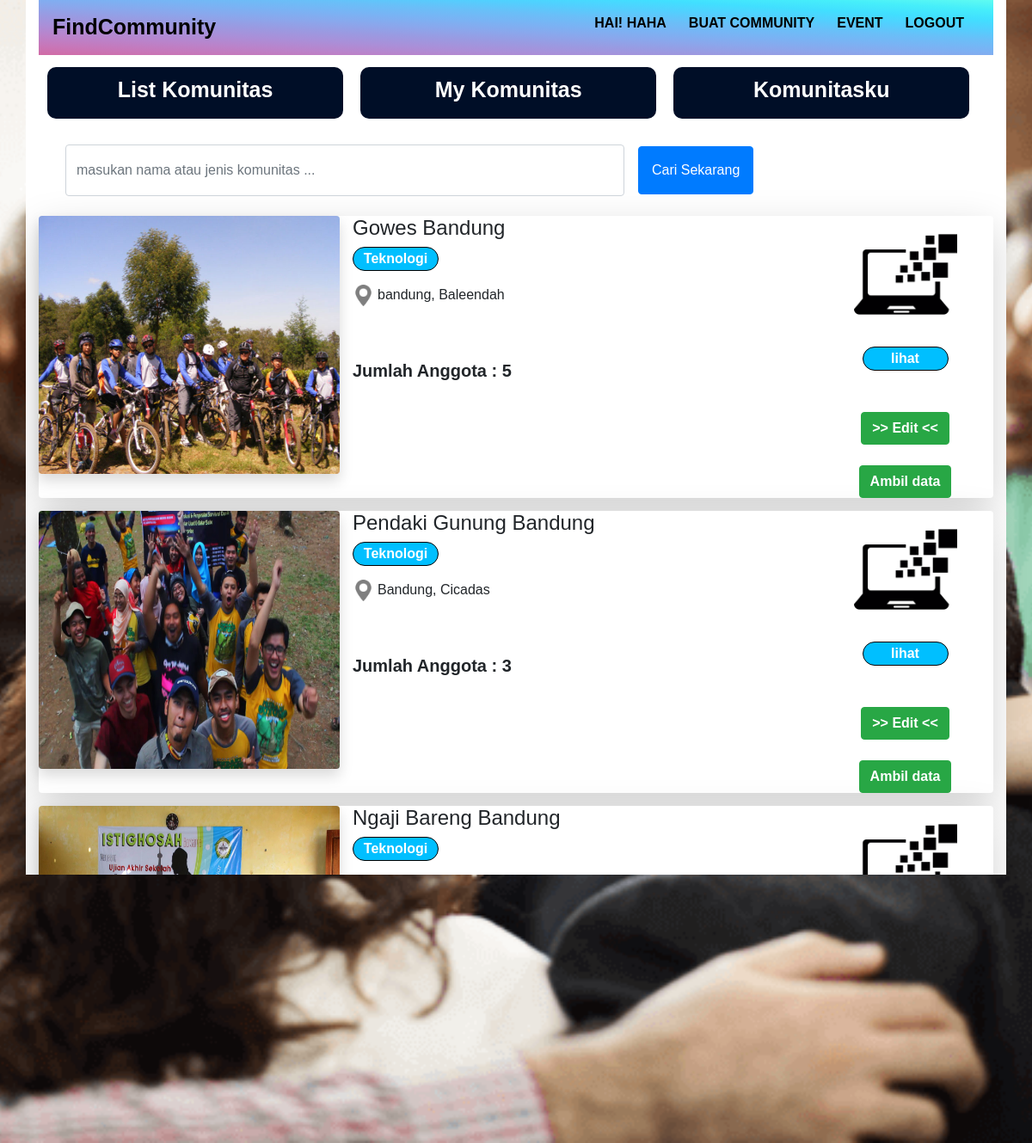
Screenshot of /komunitasku.php (signed in) with the database file from the repository.
### tables this page shows
CREATE TABLE `communitas` (
  `id` int(11) NOT NULL,
  `nama_ketua` varchar(50) DEFAULT NULL,
  `nama_komunitas` varchar(50) DEFAULT NULL,
  `no_telp` varchar(50) DEFAULT NULL,
  `maps` varchar(50) DEFAULT NULL,
  `alamat` varchar(50) DEFAULT NULL,
  `jenis_komunitas` varchar(50) DEFAULT NULL,
  `deskrisi` varchar(25555) DEFAULT NULL,
  `nama` varchar(50) DEFAULT NULL,
  `jml_anggota` int(255) DEFAULT NULL,
  `form` varchar(25555) DEFAULT NULL,
  `rating` varchar(255) DEFAULT NULL,
  `id_pembuat` int(11) DEFAULT NULL
);

### komunitasku.php (the view, shortened to what this page needs)
<!doctype html>
<html lang="en">
  <head>
    <link rel="stylesheet" href="https://stackpath.bootstrapcdn.com/bootstrap/4.3.1/css/bootstrap.min.css">
    <link rel="stylesheet" type="text/css"  href="style.css">
  </head>
  <body>
  <div class="container semua">
    <nav class="navbar navbar-expand-lg">
        <a class="navbar-brand" href="menu.php">FindCommunity</a>
        <div class="collapse navbar-collapse" id="navbarNavAltMarkup">
          <div class="navbar-nav navbar-toogler ml-auto">
            <a class="nav-item nav-link" href=""><b>Hai! <?php echo $_SESSION['username'];?></b>
            </a>
            <a class="nav-item nav-link" href="buat_comu.php"><b>Buat Community</b></a>
            <a class="nav-item nav-link" href="event/"><b>Event</b></a>
            <a class="nav-item nav-link" href="logout.php"><b>Logout</b></a>
          </div>
        </div>
    </nav>
    <div class="daftar mt-1">
        <div class="b">
        <a class="nav-item nav-link text-center" href="menu.php"><b>List Komunitas</b></a>
        </div>
        <div class="b">
        <a class="nav-item nav-link text-center" href="my_communitas.php"><b>My Komunitas</b></a>
        </div>
        <div class="b">
        <a class="nav-item nav-link text-center" href="komunitasku.php"><b>Komunitasku</b></a>
        </div>
    </div>
    <div class="pencarian">
      <div class="container">
        <div class="row Search">
          <div class="col serachbebas">
               <form class="form-inline" action="sercing.php" method="post">
                  <div class="form-group mx-sm-3 mb-2">
                    <input type="text" class="form-control" id="inputPassword2" name="nama" placeholder="masukan nama atau jenis komunitas ...">
                  </div>
                  <button type="submit" class="btn btn-primary mb-2" style="padding: 15px;">Cari Sekarang</button>
                </form>
          </div>
        </div>
      </div>
    </div>
    <?php
    include 'koneksi.php';
    $nama = $_SESSION['username'];
    $data =   mysqli_query($koneksi, "select * from user where username ='$nama'");
      $s = mysqli_fetch_assoc($data);
      $user1 = $s['id'];
    $data = "SELECT * FROM communitas where id_pembuat='$user1'";
    $result = mysqli_query($koneksi, $data);
    while($d = mysqli_fetch_array($result)){
      ?>
    <div class="list">
      <div class="container shadow-lg  rounded listcommunity">
         <div class="row">
            <img src="<?php echo "file/".$d['nama']; ?>" class="gambar shadow rounded" alt="Responsive image" width="350" height="300">
            <div class="col-6">
              <div class="col">
                  <div class="row" id="judul">
                   <h4><?php echo $d['nama_komunitas'];?></h4>
                  </div>
                  <div class="row aku">
                      <form action="contoh.php" method="post">
                        <input type="submit" class="rounded-pill float-left" name="submit"  value="<?php echo $d['jenis_komunitas'];?>">
                      </form>
                  </div>
                  <div class="row mt-3 contoh">
                        <img src="img/lokasi.png" class="img-fluid" alt="Responsive image">
                        <p class="ml-1"><?php echo $d['alamat'];?></p>
                  </div>
                  <div class="row mt-5 lue">
                    <h5>Jumlah Anggota : <?php echo $d['jml_anggota'];?></h5>
                  </div>
              </div>
            </div>
            <div class="col-sm logo text-center">
              <?php if ($d['jenis_komunitas'] == 'Teknologi') : ?>
              <img src="icon/teknologi.png" class="img-fluid mt-2" alt="Responsive image">
              <?php elseif ($d['jenis_komunitas'] == 'Olahraga') : ?>
                <img src="icon/sport.png" class="img-fluid mt-2" alt="Responsive image">
                <?php elseif ($d['jenis_komunitas'] == 'Pendidikan') : ?>
                <img src="icon/ilmu.png" class="img-fluid mt-2" alt="Responsive image">
                <?php elseif ($d['jenis_komunitas'] == 'Other') : ?>
                <img src="icon/other.png" class="img-fluid mt-2" alt="Responsive image">
                <?php endif; ?>
              <form action="detail.php?id=<?php echo $d['id'];?>" method="post">
                 <input type="submit" class="rounded-pill mt-4" name="submit"  value="lihat"
                 >
              </form>
              <br>
              <br>
              <a href="edit.php?id=<?php echo $d['id'];?>" class="btn btn-success"> <b>>> Edit <<</b></a>
              <br>
              <br>
              <a href="excel.php?id=<?php echo $d['id'];?>" class="btn btn-success"> <b>Ambil data</b></a>
            </div>
          </div>
      </div>
    </div>
      <?php
    }
    ?>
    <div class="footer text-center mt-2 p-2">
      <p>Copyright, All Rights Reserved By Find Communmity Sinergi</p>
    </div>
  </div>
  </body>
</html>

### style.css (style rules this page uses)
body { background-color:#eaeaea; padding: 0px; margin:0px; font-family: sans-serif; }
.semua { background-color: white; }
.navbar { background-color:; font-family: sans-serif; }
.navbar-brand { color: black; font-weight: bold; font-family: sans-serif; font-size: 25px; }
.navbar .nav-link { margin-right: 10px; text-transform: uppercase; color:black; margin-top: -10px; }
.daftar { background-color: black; }
.daftar .nav-link { color:white; }
.pencarian { margin-top: 20px; }
.pencarian .container { background-color: #FFFFFF; }
.pencarian .serachbebas input { height: 60px; width: 650px; }
.list .container { background-color: #FFFFFF; }
.list { margin-top: 15px; }
.aku .rounded-pill { border: none; width: 100px; background-color: #00BFFF; border:0.5px solid black; color:white; font-weight: bold; }
.contoh img { width: 25px; height: 25px; opacity: 0.5; }
.lue h5 { font-family: arial; font-weight: bold; }
.logo img { width: 120px; height: 120px; }
.logo input { border: none; width: 100px; background-color: #00BFFF; border:0.5px solid black; color:white; font-weight: bold; }
.footer { background-color: #00BFFF; }
.footer p { font-weight: bold; }

### komunitasku.php (style rules this page uses)
body { background: url(pt.png) no-repeat center center fixed; -webkit-background-size: cover; -moz-background-size: cover; -o-background-size: cover; background-size: cover; }
.navbar-expand-lg { background-image: linear-gradient(to right top, #d16ba5, #c777b9, #ba83ca, #aa8fd8, #9a9ae1, #8aa7ec, #79b3f4, #69bff8, #52cffe, #41dfff, #46eefa, #5ffbf1); }
.daftar { background-color: white; }
.b { margin: 10px; height: 60px; background-color: #000E27; width: 31%; float: left; border-radius: 10px; font-size: 25px; }

### rows the page displays
communitas: nama (picture), nama_komunitas "Gowes Bandung", submit "Teknologi", alamat "bandung, Baleendah", jml_anggota "5"
communitas: nama (picture), nama_komunitas "Pendaki Gunung Bandung", submit "Teknologi", alamat "Bandung, Cicadas", jml_anggota "3"
communitas: nama (picture), nama_komunitas "Ngaji Bareng Bandung", submit "Teknologi", alamat "Cisaranten"

### other values shown
$_SESSION['username'] "HAHA"
